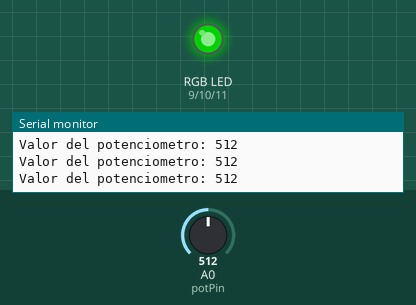
Recording of a sketch running on a simulated Arduino Uno, built with avr-gcc and run on an emulated ATmega328P. Parts: an RGB LED mixed from three pins (HIGH = lit), the last lines printed to the serial monitor. The test bench sets the inputs (shaded band); at power-on: A0 (potPin) = 512. Dim RGB values are drawn brighter than linear.

Above: at 1.2 s.
1.3 s: A0 (potPin) set to 106
At 1.8 s:
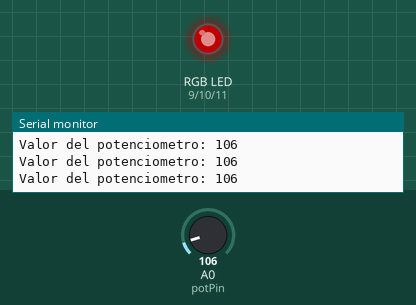
2.8 s: A0 (potPin) set to 92
At 4.0 s:
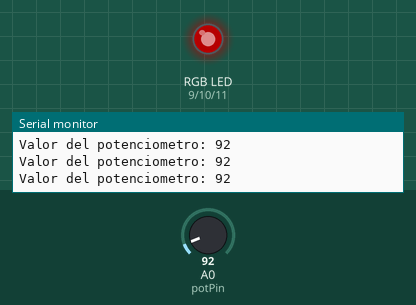
5.8 s: A0 (potPin) set to 180
At 6.9 s:
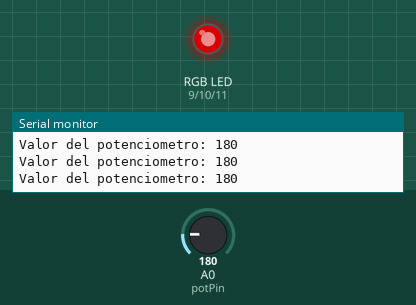
7.3 s: A0 (potPin) set to 75
At 8.0 s:
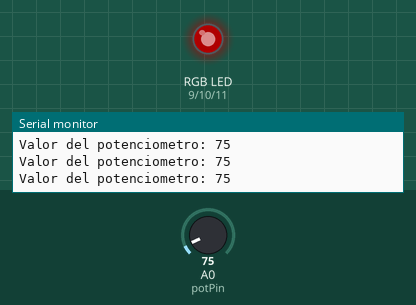
8.8 s: A0 (potPin) set to 306
At 9.5 s:
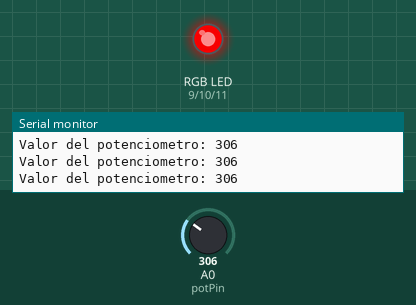
10.3 s: A0 (potPin) set to 986
At 11.5 s:
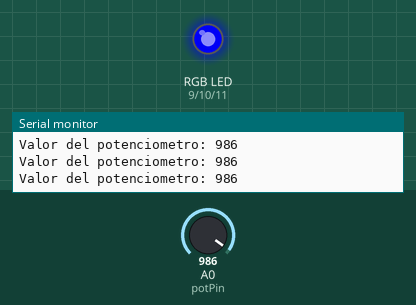
11.8 s: A0 (potPin) set to 1008
Timing chart, 0 to 14.8 s (numbered marks = the images above; inputs shaded):
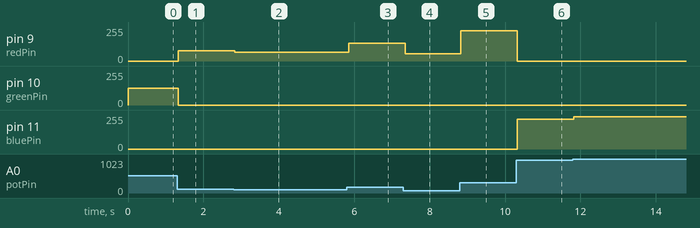

The sketch:

ledrggbpotenciometro.ino
```cpp
// Definir los pines para el LED RGB
int redPin = 9;
int greenPin = 10;
int bluePin = 11;

// Definir el pin del potenciómetro
int potPin = A0;

void setup() {
  // Configurar los pines del LED RGB como salidas
  pinMode(redPin, OUTPUT);
  pinMode(greenPin, OUTPUT);
  pinMode(bluePin, OUTPUT);

  // Iniciar la comunicación serial a una velocidad de 9600 baudios
  Serial.begin(9600);
}

void loop() {
  // Leer el valor del potenciómetro
  int potVal = analogRead(potPin);

  // Imprimir el valor del potenciómetro
  Serial.print("Valor del potenciometro: ");
  Serial.println(potVal);

  // Mappear el valor del potenciómetro al rango de 0-255
  int val = map(potVal, 0, 1023, 0, 255);

  // Cambiar el color del LED RGB en función del valor del potenciómetro
  if (val <= 85) {
    // Cambiar a color rojo
    analogWrite(redPin, val * 3);
    analogWrite(greenPin, 0);
    analogWrite(bluePin, 0);
  } else if (val <= 170) {
    // Cambiar a color verde
    analogWrite(redPin, 0);
    analogWrite(greenPin, val * 3 - 255);
    analogWrite(bluePin, 0);
  } else {
    // Cambiar a color azul
    analogWrite(redPin, 0);
    analogWrite(greenPin, 0);
    analogWrite(bluePin, val * 3 - 510);
  }

  // Esperar un breve periodo de tiempo antes de repetir
  delay(10);
}
```

Measured:
- after the input at 1.3 s, pin 9 (redPin): 0/255 → 78/255 at once; pin 10 (greenPin): 126/255 → 0/255 at once
- after the input at 2.8 s, pin 9 (redPin): 78/255 → 66/255 at once
- after the input at 5.8 s, pin 9 (redPin): 66/255 → 132/255 after 0.05 s
- after the input at 7.3 s, pin 9 (redPin): 132/255 → 54/255 after 0.05 s
- after the input at 8.8 s, pin 9 (redPin): 54/255 → 228/255 at once
- after the input at 10.3 s, pin 9 (redPin): 228/255 → 0/255 at once; pin 11 (bluePin): 0/255 → 225/255 at once
- after the input at 11.8 s, pin 11 (bluePin): 225/255 → 243/255 at once
